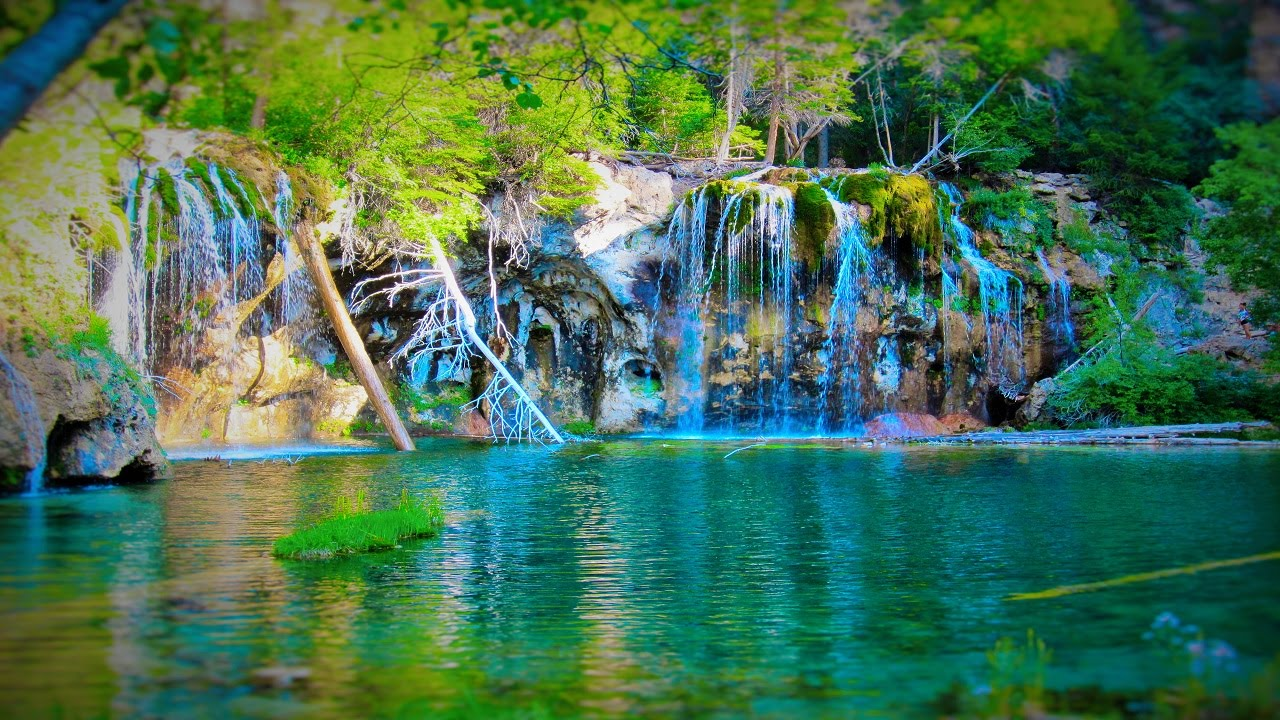
#> input picture images/maxresdefault.jpg, 1280 x 720 px
$ python translation.py --image images/maxresdefault.jpg   (Python 2 division)
#> lines starting #> are read from the running program, lines starting #| are printed output that depends on the picture
### utils/utility.py
import os
import sys
import numpy as np
import cv2

import requests

from StringIO import StringIO
from PIL import Image

def load_image(image_path):
    ''' given an image path (local or http/s) returns the opencv image.'''
#> called with image_path = 'images/maxresdefault.jpg'
    try:
        if not image_exists(image_path):
            return None
        if ('https' in image_path) or ('http' in image_path):
            response = requests.get(image_path)
            data = response.content
            pil_image = Image.open(StringIO(data)).convert('RGB')
            opencv_image = np.array(pil_image)
            # Convert RGB to BGR
            image = opencv_image[:, :, ::-1].copy()
        else:
            image = cv2.imread(image_path)
#> image is the input picture: shape (720, 1280, 3); mean B, G, R 83.6, 114.4, 70.8
        return image
    except Exception as e:
        print e
        return None


def image_exists(path):
    ''' given path (local or http/s) checks if the path is valid or exists. '''
    try:
        if not path:
            return False
        if ('https' in path) or ('http' in path):
            if path.endswith('.jpeg') or \
                path.endswith('.jpg') or \
                path.endswith('.png') or \
                path.endswith('.tiff') or \
                path.endswith('.tif'):

                resp = requests.head(path)
                if resp.status_code == 200:
                    return True
                else:
                    return False
            else:
                return False
        if not (os.path.exists(path) and os.path.isfile(path) ):
            return False
        return True
    except Exception as e:
        print e
        return False

### translation.py
import os
import sys
import numpy as np
import argparse
# import imutils
import cv2

sys.path.append(os.path.join(os.path.dirname(__file__),'utils'))
from utility import load_image

try:
    ap = argparse.ArgumentParser()
    ap.add_argument("-i", "--image", required=True, help="path to input image.")
    args = vars(ap.parse_args())

    image = load_image(args["image"])
    cv2.imshow("Original", image)

    # Translation code begins here

    M = np.float32([
            [1, 0, 25],
            [0, 1, 50]
        ])

    shifted = cv2.warpAffine(image, M, (image.shape[1], image.shape[0]) )
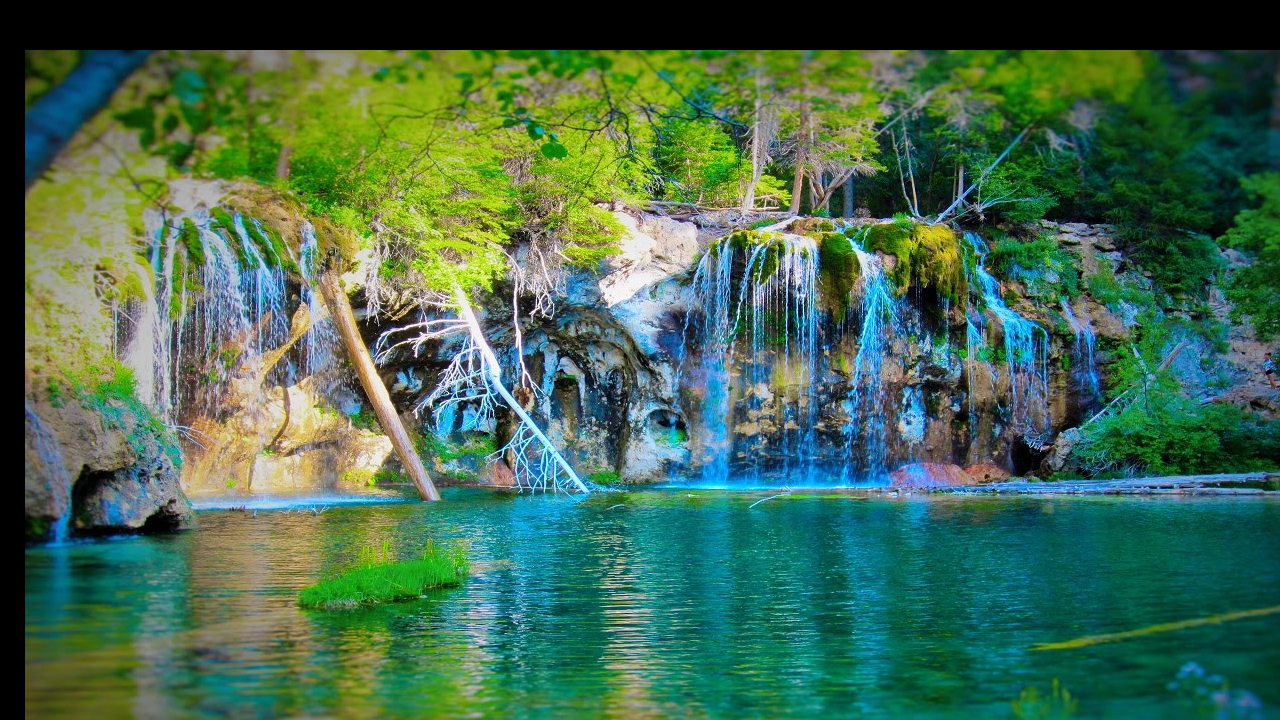
#> shifted: shape (720, 1280, 3); mean B, G, R 79.7, 106.5, 67.3

    cv2.imshow("Shifted image", shifted)

    M = np.float32([
            [1, 0, -50],
            [0, 1, -90]
        ])
    top_shifted = cv2.warpAffine( image, M, (image.shape[1], image.shape[0]) )
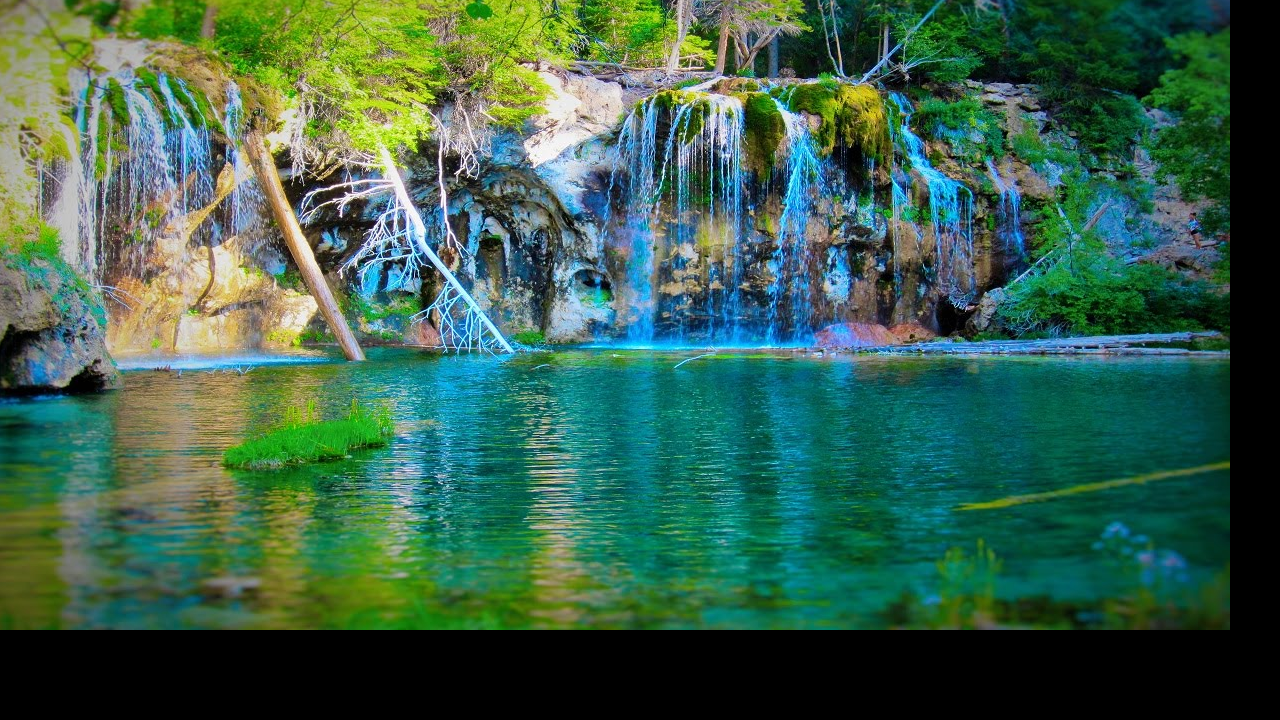
#> top_shifted: shape (720, 1280, 3); mean B, G, R 75.8, 96.8, 58.1
    cv2.imshow("Shifted top left", top_shifted)

    while(1):
        cv2.waitKey(33)

except KeyboardInterrupt:
    print "Exiting."
    sys.exit(0)

$ run again, on images/florida_trip_small.png
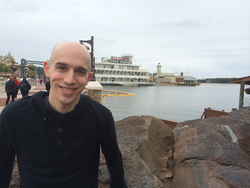
#> input picture images/florida_trip_small.png, 250 x 188 px
#> in load_image, image is the input picture: shape (188, 250, 3); mean B, G, R 139.9, 140.1, 141
#> `shifted = cv2.warpAffine(image, M, (image.shape[1], image.shape[0]) )`:
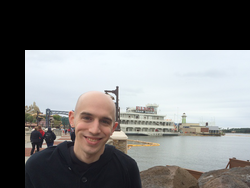
#> shifted: shape (188, 250, 3); mean B, G, R 111.7, 111.8, 111.7
#> `top_shifted = cv2.warpAffine( image, M, (image.shape[1], image.shape[0..`:
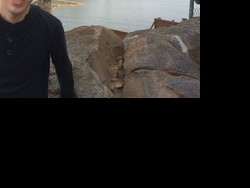
#> top_shifted: shape (188, 250, 3); mean B, G, R 35.1, 36.5, 38.7

$ run again, on images/giraffe.png
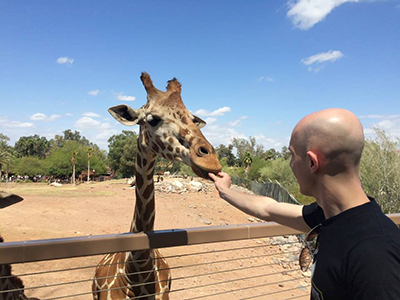
#> input picture images/giraffe.png, 400 x 300 px
#> in load_image, image is the input picture: shape (300, 400, 3); mean B, G, R 150.5, 143.8, 139.8
#> `shifted = cv2.warpAffine(image, M, (image.shape[1], image.shape[0]) )`:
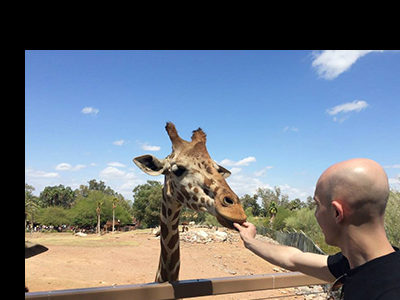
#> shifted: shape (300, 400, 3); mean B, G, R 126.8, 117, 109.4
#> `top_shifted = cv2.warpAffine( image, M, (image.shape[1], image.shape[0..`:
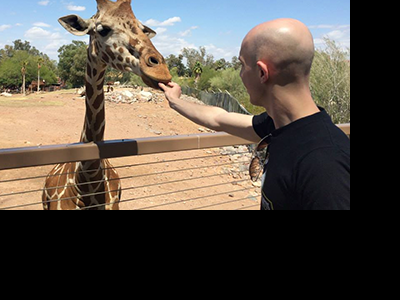
#> top_shifted: shape (300, 400, 3); mean B, G, R 73.7, 83, 90.9

$ run again, on images/grand_canyon.png
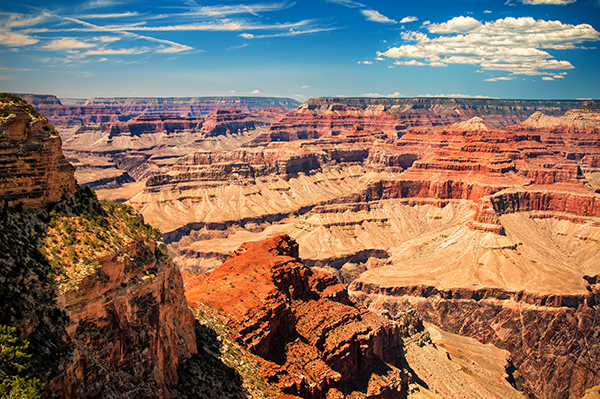
#> input picture images/grand_canyon.png, 600 x 399 px
#> in load_image, image is the input picture: shape (399, 600, 3); mean B, G, R 97.3, 113.1, 138.6
#> `shifted = cv2.warpAffine(image, M, (image.shape[1], image.shape[0]) )`:
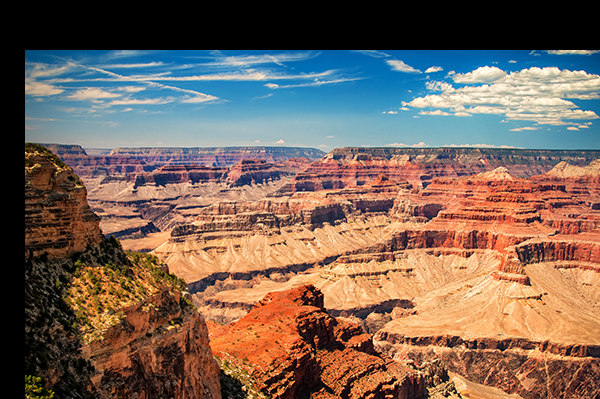
#> shifted: shape (399, 600, 3); mean B, G, R 88.7, 100.8, 120.6
#> `top_shifted = cv2.warpAffine( image, M, (image.shape[1], image.shape[0..`:
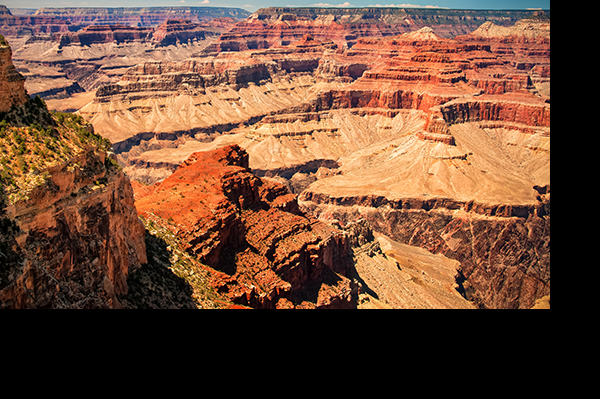
#> top_shifted: shape (399, 600, 3); mean B, G, R 55.5, 75.9, 112.1
